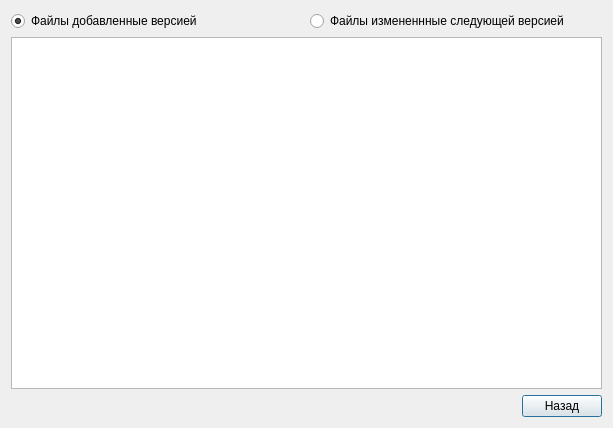
<?xml version="1.0" encoding="UTF-8"?>
<ui version="4.0">
 <class>VersionDetailsForm</class>
 <widget class="QDialog" name="VersionDetailsForm">
  <property name="windowModality">
   <enum>Qt::ApplicationModal</enum>
  </property>
  <property name="geometry">
   <rect>
    <x>0</x>
    <y>0</y>
    <width>613</width>
    <height>428</height>
   </rect>
  </property>
  <property name="windowTitle">
   <string>Файлы версии</string>
  </property>
  <layout class="QGridLayout" name="gridLayout">
   <item row="1" column="1">
    <widget class="QPushButton" name="pushButton">
     <property name="text">
      <string>Назад</string>
     </property>
    </widget>
   </item>
   <item row="1" column="0">
    <spacer name="horizontalSpacer">
     <property name="orientation">
      <enum>Qt::Horizontal</enum>
     </property>
     <property name="sizeHint" stdset="0">
      <size>
       <width>40</width>
       <height>20</height>
      </size>
     </property>
    </spacer>
   </item>
   <item row="0" column="0" colspan="2">
    <layout class="QGridLayout" name="gridLayout_2">
     <item row="0" column="0">
      <widget class="QRadioButton" name="radioButton">
       <property name="text">
        <string>Файлы добавленные версией</string>
       </property>
       <property name="checked">
        <bool>true</bool>
       </property>
       <attribute name="buttonGroup">
        <string notr="true">buttonGroup</string>
       </attribute>
      </widget>
     </item>
     <item row="0" column="1">
      <widget class="QRadioButton" name="radioButton_2">
       <property name="text">
        <string>Файлы измененнные следующей версией</string>
       </property>
       <attribute name="buttonGroup">
        <string notr="true">buttonGroup</string>
       </attribute>
      </widget>
     </item>
     <item row="1" column="0" colspan="2">
      <widget class="QTreeView" name="treeView"/>
     </item>
    </layout>
   </item>
  </layout>
 </widget>
 <resources/>
 <connections>
  <connection>
   <sender>pushButton</sender>
   <signal>clicked()</signal>
   <receiver>VersionDetailsForm</receiver>
   <slot>close()</slot>
   <hints>
    <hint type="sourcelabel">
     <x>338</x>
     <y>314</y>
    </hint>
    <hint type="destinationlabel">
     <x>261</x>
     <y>309</y>
    </hint>
   </hints>
  </connection>
 </connections>
 <buttongroups>
  <buttongroup name="buttonGroup"/>
 </buttongroups>
</ui>
